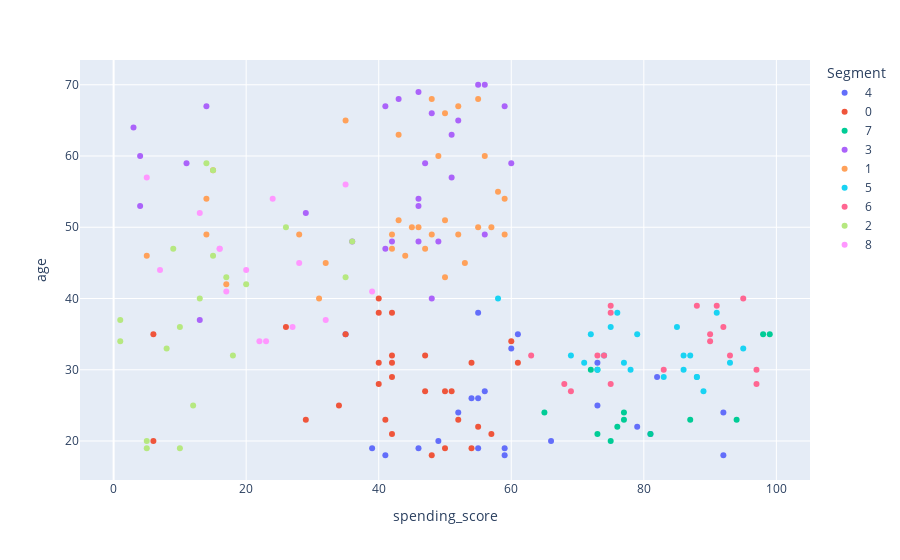

Notebook source saved alongside this figure:
### Code cell
# Getting the values and plotting it

figura = px.scatter(df,x='spending_score',y='age',color='Segment')
figura.show()

### Figure 1 — Plotly figure (JSON) as saved in the notebook; plotly's stock layout.template omitted (floating-point values rounded to 4 significant figures)
{"data": [{"hovertemplate": "Segment=4<br>spending_score=%{x}<br>age=%{y}<extra></extra>", "legendgroup": "4", "marker": {"color": "#636efa", "symbol": "circle"}, "mode": "markers", "name": "4", "orientation": "v", "showlegend": true, "type": "scatter", "x": [39, 81, 79, 66, 35, 73, 73, 82, 61, 92, 92, 60, 55, 59, 59, 54, 55, 41, 52, 49, 55, 46, 56], "xaxis": "x", "y": [19, 21, 22, 20, 35, 25, 31, 29, 35, 18, 24, 33, 19, 18, 19, 26, 38, 18, 24, 20, 26, 19, 27], "yaxis": "y"}, {"hovertemplate": "Segment=0<br>spending_score=%{x}<br>age=%{y}<extra></extra>", "legendgroup": "0", "marker": {"color": "#EF553B", "symbol": "circle"}, "mode": "markers", "name": "0", "orientation": "v", "showlegend": true, "type": "scatter", "x": [6, 40, 6, 35, 26, 61, 47, 42, 42, 54, 51, 47, 52, 57, 55, 60, 40, 42, 50, 41, 42, 54, 42, 48, 50, 40, 29, 34, 40], "xaxis": "x", "y": [20, 31, 35, 35, 36, 31, 27, 29, 31, 31, 27, 32, 23, 21, 22, 34, 40, 32, 27, 23, 21, 19, 38, 18, 19, 38, 23, 25, 28], "yaxis": "y"}, {"hovertemplate": "Segment=7<br>spending_score=%{x}<br>age=%{y}<extra></extra>", "legendgroup": "7", "marker": {"color": "#00cc96", "symbol": "circle"}, "mode": "markers", "name": "7", "orientation": "v", "showlegend": true, "type": "scatter", "x": [77, 76, 94, 72, 99, 77, 98, 87, 73, 81, 73, 75, 65], "xaxis": "x", "y": [23, 22, 23, 30, 35, 24, 35, 23, 21, 21, 30, 20, 24], "yaxis": "y"}, {"hovertemplate": "Segment=3<br>spending_score=%{x}<br>age=%{y}<extra></extra>", "legendgroup": "3", "marker": {"color": "#ab63fa", "symbol": "circle"}, "mode": "markers", "name": "3", "orientation": "v", "showlegend": true, "type": "scatter", "x": [3, 14, 13, 29, 4, 4, 36, 60, 41, 46, 46, 56, 51, 55, 47, 48, 51, 41, 46, 49, 42, 59, 56, 46, 43, 48, 52, 11], "xaxis": "x", "y": [64, 67, 37, 52, 60, 53, 48, 59, 47, 69, 53, 70, 63, 70, 59, 40, 57, 67, 48, 48, 48, 67, 49, 54, 68, 66, 65, 59], "yaxis": "y"}, {"hovertemplate": "Segment=1<br>spending_score=%{x}<br>age=%{y}<extra></extra>", "legendgroup": "1", "marker": {"color": "#FFA15A", "symbol": "circle"}, "mode": "markers", "name": "1", "orientation": "v", "showlegend": true, "type": "scatter", "x": [15, 5, 14, 32, 31, 14, 17, 35, 28, 55, 52, 45, 50, 52, 59, 50, 48, 42, 49, 56, 53, 42, 44, 58, 46, 55, 47, 48, 50, 43, 59, 43, 57], "xaxis": "x", "y": [58, 46, 54, 45, 40, 49, 42, 65, 49, 50, 49, 50, 51, 67, 54, 43, 68, 47, 60, 60, 45, 49, 46, 55, 50, 68, 47, 49, 66, 63, 49, 51, 50], "yaxis": "y"}, {"hovertemplate": "Segment=5<br>spending_score=%{x}<br>age=%{y}<extra></extra>", "legendgroup": "5", "marker": {"color": "#19d3f3", "symbol": "circle"}, "mode": "markers", "name": "5", "orientation": "v", "showlegend": true, "type": "scatter", "x": [58, 77, 71, 88, 72, 87, 74, 76, 89, 78, 73, 83, 93, 75, 95, 86, 86, 88, 85, 69, 91, 79], "xaxis": "x", "y": [40, 31, 31, 29, 35, 32, 32, 38, 27, 30, 30, 29, 31, 36, 33, 30, 32, 29, 36, 32, 38, 35], "yaxis": "y"}, {"hovertemplate": "Segment=6<br>spending_score=%{x}<br>age=%{y}<extra></extra>", "legendgroup": "6", "marker": {"color": "#FF6692", "symbol": "circle"}, "mode": "markers", "name": "6", "orientation": "v", "showlegend": true, "type": "scatter", "x": [91, 95, 75, 75, 73, 93, 97, 90, 88, 63, 75, 92, 69, 90, 97, 68, 74, 83], "xaxis": "x", "y": [39, 40, 38, 39, 32, 32, 28, 34, 39, 32, 28, 36, 27, 35, 30, 28, 32, 30], "yaxis": "y"}, {"hovertemplate": "Segment=2<br>spending_score=%{x}<br>age=%{y}<extra></extra>", "legendgroup": "2", "marker": {"color": "#B6E880", "symbol": "circle"}, "mode": "markers", "name": "2", "orientation": "v", "showlegend": true, "type": "scatter", "x": [35, 9, 5, 10, 12, 36, 17, 1, 1, 5, 26, 20, 13, 10, 15, 14, 15, 8, 18], "xaxis": "x", "y": [43, 47, 20, 19, 25, 48, 43, 37, 34, 19, 50, 42, 40, 36, 58, 59, 46, 33, 32], "yaxis": "y"}, {"hovertemplate": "Segment=8<br>spending_score=%{x}<br>age=%{y}<extra></extra>", "legendgroup": "8", "marker": {"color": "#FF97FF", "symbol": "circle"}, "mode": "markers", "name": "8", "orientation": "v", "showlegend": true, "type": "scatter", "x": [7, 5, 22, 20, 16, 35, 27, 13, 32, 39, 24, 17, 23, 16, 28], "xaxis": "x", "y": [44, 57, 34, 44, 47, 56, 36, 52, 37, 41, 54, 41, 34, 47, 45], "yaxis": "y"}], "layout": {"legend": {"title": {"text": "Segment"}, "tracegroupgap": 0}, "margin": {"t": 60}, "xaxis": {"anchor": "y", "domain": [0, 1], "title": {"text": "spending_score"}}, "yaxis": {"anchor": "x", "domain": [0, 1], "title": {"text": "age"}}}}
